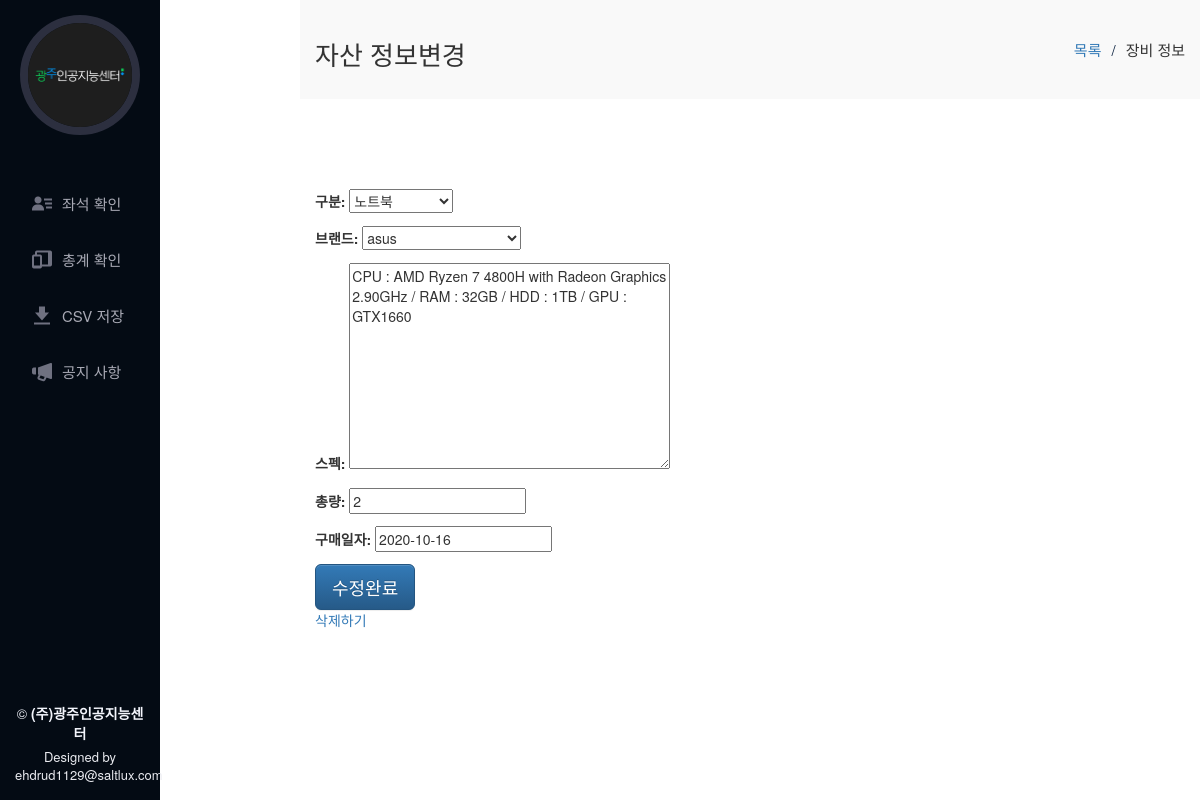
/check_total_update/23, run on the app's committed database.
### app_equipments/models.py (models this page shows, shortened)
class Device(models.Model):
    device_id = models.AutoField(primary_key=True)
    purchase_date = DateField(default=datetime.date.today)
    category = models.CharField(max_length=20, default='', choices=CATEGORY_CHOICES)
    brand = models.CharField(max_length=20, default='', choices=BRAND_CHOICES)
    amount = models.IntegerField(default=1)
    spec = models.TextField(blank=True, default='')
    is_assets = models.CharField(blank=True, max_length=20, default='', choices=IS_ASSETS_CHOICES)
    etc = models.TextField(blank=True, default='')
    class Meta:
        ordering = ('category', 'brand', 'purchase_date')

### app_equipments/views.py (the view)
# urls.py: path('check_total_update/<int:device_id>', check_total_update, name='check_total_update'),
def check_total_update(request, device_id):
    device = Device.objects.get(device_id=device_id)
    if request.method == "POST":
        form = DeviceNewForm(request.POST)
        if form.is_valid():
            device.category = form.cleaned_data['category']
            device.brand = form.cleaned_data['brand']
            device.spec = form.cleaned_data['spec']
            device.amount = form.cleaned_data['amount']
            device.purchase_date = form.cleaned_data['purchase_date']
            device.save()
        return redirect('check_total')
    else:
        form = DeviceNewForm(instance=device)
    return render(request, 'app_equipments/menu/check_total_update.html', {'form': form, 'device_id': device_id,})

### app_equipments/forms.py
class DeviceNewForm(forms.ModelForm):
    class Meta:
        model = Device
        fields = ['category', 'brand', 'spec', 'amount', 'purchase_date',]
        labels = {
            'category': '구분',
            'brand': '브랜드',
            'spec': '스펙',
            'amount': '총량',
            'purchase_date': '구매일자',
        }
    def __init__(self, *args, **kwargs):
        super(DeviceNewForm, self).__init__(*args, **kwargs)
        self.fields['spec'].widget.attrs['placeholder'] = "PC 예시)  CPU : AMD Ryzen 7 4800H with Radeon Graphics 2.90GHz / RAM : 32GB / HDD : 1TB / GPU : GTX1660"

### app_equipments/templates/app_equipments/menu/check_total_update.html (shortened to what this page needs)
{% extends 'app_equipments/base/base.html' %}
{% load static %}
{% block content %}
<main id="main">
  <section id="breadcrumbs" class="breadcrumbs ">
    <div class="container">
      <div class="d-flex justify-content-between align-items-center">
        <h2>자산 정보변경</h2>
        <ol>
          <li><a href="{% url 'check_total' %}">목록</a></li>
          <li>장비 정보</li>
        </ol>
      </div>
    </div>
  </section>
  <section id="portfolio-details" class="portfolio-details ">
    <div class="container">
      <div class="portfolio-description">
        <form method="post">
          {{ form.as_p }}
          <button type="submit" class="btn btn-primary btn-lg">수정완료</button>
        </form>
        <a href="{% url 'check_total_delete' device_id %}">삭제하기</a>
      </div>
    </div>
  </section>
</main>
{% endblock %}

### app_equipments/static/app_equipments/assets/css/style.css (style rules this page uses)
body { font-family: "Open Sans", sans-serif; color: #272829; }
a { color: #149ddd; }
h1, h2, h3, h4, h5, h6 { font-family: "Raleway", sans-serif; }
.container { width:100% !important; }
#main { margin-left: 300px; }
section { padding: 60px 0; overflow: hidden; }
.breadcrumbs { padding: 20px 0; background: #f9f9f9; }
.breadcrumbs h2 { font-size: 26px; font-weight: 300; }
.breadcrumbs ol { display: flex; flex-wrap: wrap; list-style: none; padding: 0; margin: 0; font-size: 15px; }
.breadcrumbs ol li + li { padding-left: 10px; }
.breadcrumbs ol li + li::before { display: inline-block; padding-right: 10px; color: #0e2442; content: "/"; }
.portfolio-details { padding-top: 40px; }
.portfolio-details .portfolio-description { padding-top: 50px; }
.portfolio-details .portfolio-description p { padding: 0; }

### data on the page
Device: category "노트북", brand "asus", spec "CPU : AMD Ryzen 7 4800H with Radeon Graphics 2.90GHz / RAM : 32GB / HDD : 1TB / GPU : GTX1660", amount "2", purchase_date "2020-10-16"
